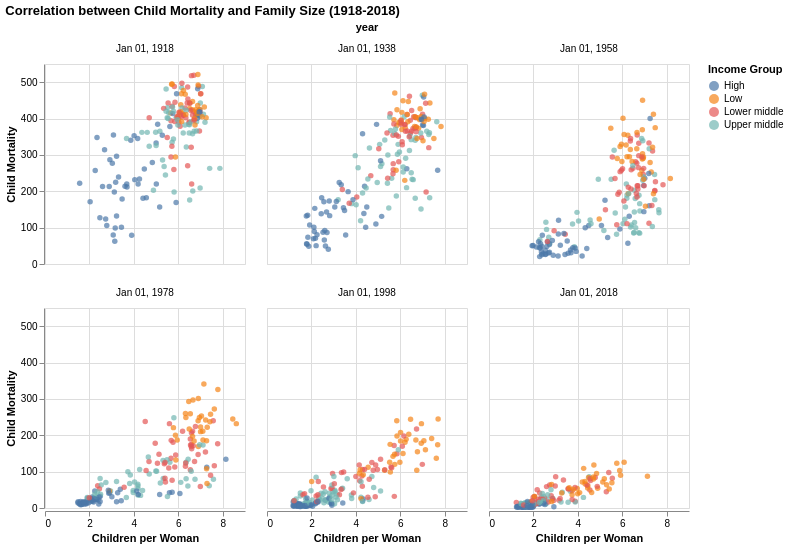

Here is the notebook cell this chart was saved with:
### Markdown cell above
<div class="alert alert-info" style="color:black">

### Question 4
rubric={accuracy:1,viz:2,reasoning:1}

<h4>
Python
</h4>
<ol type="1">
<li>Filter the data to include only the years 1918, 1938, 1958, 1978, 1998, and 2018. To do this, you need to write out the full date strings, <code>'1918-01-01'</code> etc, or use <code>pd.to_datetime</code> with <code>format=%Y</code> on a list of the year integers only, up to you which one.</li>
<li>Use filled circles to make a scatter plot with children per women on the x-axis, child mortality on the y-axis, and the circles colored by the income group.</li>
<li>Facet your data into six subplots, one for each year laid out in 3 columns and 2 rows. To avoid taking too much space, set the width and height of the plots to suitable numbers.</li>
<li>Briefly describe your interpretation of the data. Does it support what was written in the introduction to this section of the lab? Why / why not?</li>
</ol>
</div>

### Code cell
years_to_keep = ['1918-01-01', '1938-01-01', '1958-01-01', 
                 '1978-01-01', '1998-01-01', '2018-01-01']
df_q4 = df[df['year'].isin(years_to_keep)]

chart_4 = alt.Chart(df_q4).mark_point(filled=True).encode(
    x=alt.X('children_per_woman:Q', title='Children per Woman'),
    y=alt.Y('child_mortality:Q', title='Child Mortality'),
    color=alt.Color('income_group:N', title='Income Group'),
    tooltip=['country', 'year']
).properties(
    width=200,
    height=200
).facet(
    facet='year:T',
    columns=3
).properties(
    title='Correlation between Child Mortality and Family Size (1918-2018)'
)

chart_4

### Figure 1 — Vega specification as saved in the notebook (floating-point values rounded to 4 significant figures; data arrays with more than 128 entries replaced by an {"elided": "..."} marker saying what was removed)
{"$schema": "https://vega.github.io/schema/vega/v6.json", "data": [{"name": "source_0", "values": {"elided": "1067 records"}, "transform": [{"type": "formula", "expr": "toDate(datum['year'])", "as": "year"}]}, {"name": "facet_domain", "values": [{"year": "1918-01-01T00:00:00.000", "count": 178}, {"year": "1938-01-01T00:00:00.000", "count": 178}, {"year": "1958-01-01T00:00:00.000", "count": 178}, {"year": "1978-01-01T00:00:00.000", "count": 178}, {"year": "1998-01-01T00:00:00.000", "count": 178}, {"year": "2018-01-01T00:00:00.000", "count": 177}], "transform": [{"type": "formula", "expr": "toDate(datum['year'])", "as": "year"}]}, {"name": "facet_domain_row", "values": [{"data": 0.0}, {"data": 1.0}]}, {"name": "facet_domain_column", "transform": [{"type": "sequence", "start": 0.0, "stop": {"signal": "min(length(data(\"facet_domain\")), 3)"}}]}, {"name": "source_0_x_domain_children_per_woman", "values": [{"min": 1.17, "max": 8.61}]}, {"name": "source_0_y_domain_child_mortality", "values": [{"min": 1.95, "max": 521.0}]}, {"name": "source_0_color_domain_income_group", "values": [{"income_group": "Low"}, {"income_group": "Upper middle"}, {"income_group": "Lower middle"}, {"income_group": "High"}]}], "signals": [{"name": "child_width", "value": 200}, {"name": "child_height", "value": 200}], "marks": [{"type": "group", "name": "facet-title", "title": {"text": "year", "style": "guide-title", "offset": 10}, "role": "column-title"}, {"type": "group", "name": "row_header", "from": {"data": "facet_domain_row"}, "encode": {"update": {"height": {"signal": "child_height"}}}, "axes": [{"scale": "y", "orient": "left", "grid": false, "labelOverlap": true, "tickCount": {"signal": "ceil(child_height/40)"}, "title": "Child Mortality", "zindex": 0}], "role": "row-header"}, {"type": "group", "name": "column_footer", "from": {"data": "facet_domain_column"}, "encode": {"update": {"width": {"signal": "child_width"}}}, "axes": [{"scale": "x", "orient": "bottom", "labelFlush": true, "tickCount": {"signal": "ceil(child_width/40)"}, "title": "Children per Woman", "labelOverlap": true, "zindex": 0, "grid": false}], "role": "column-footer"}, {"type": "group", "name": "cell", "from": {"facet": {"data": "source_0", "name": "facet", "groupby": ["year"]}}, "sort": {"field": ["datum[\"year\"]"], "order": ["ascending"]}, "encode": {"update": {"width": {"signal": "child_width"}, "height": {"signal": "child_height"}}}, "marks": [{"type": "symbol", "name": "child_marks", "from": {"data": "facet"}, "encode": {"update": {"x": {"field": "children_per_woman", "scale": "x"}, "y": {"field": "child_mortality", "scale": "y"}, "tooltip": {"signal": "{\"country\": isValid(datum[\"country\"]) ? datum[\"country\"] : \"\"+datum[\"country\"], \"year\": timeFormat(datum[\"year\"], \"%b %d, %Y\")}"}, "opacity": {"value": 0.7}, "fill": {"field": "income_group", "scale": "color"}}}, "style": ["point"]}], "axes": [{"scale": "x", "minExtent": 0, "zindex": 0, "maxExtent": 0, "tickCount": {"signal": "ceil(child_width/40)"}, "domain": false, "orient": "bottom", "grid": true, "labels": false, "aria": false, "ticks": false, "gridScale": "y"}, {"scale": "y", "gridScale": "x", "zindex": 0, "domain": false, "orient": "left", "aria": false, "grid": true, "labels": false, "maxExtent": 0, "minExtent": 0, "tickCount": {"signal": "ceil(child_height/40)"}, "ticks": false}], "title": {"text": {"signal": "timeFormat(parent[\"year\"], \"%b %d, %Y\")"}, "style": "guide-label", "frame": "group", "offset": 10}, "style": "cell"}], "scales": [{"name": "x", "type": "linear", "domain": [{"signal": "(data(\"source_0_x_domain_children_per_woman\")[0] || {}).min"}, {"signal": "(data(\"source_0_x_domain_children_per_woman\")[0] || {}).max"}], "range": [0, {"signal": "child_width"}], "zero": true, "nice": true}, {"name": "y", "type": "linear", "domain": [{"signal": "(data(\"source_0_y_domain_child_mortality\")[0] || {}).min"}, {"signal": "(data(\"source_0_y_domain_child_mortality\")[0] || {}).max"}], "range": [{"signal": "child_height"}, 0], "nice": true, "zero": true}, {"name": "color", "type": "ordinal", "domain": {"data": "source_0_color_domain_income_group", "field": "income_group", "sort": true}, "range": "category"}], "title": {"text": "Correlation between Child Mortality and Family Size (1918-2018)", "anchor": "start"}, "background": "white", "layout": {"padding": 20, "bounds": "full", "align": "all", "columns": 3}, "padding": 5, "legends": [{"title": "Income Group", "fill": "color", "symbolType": "circle", "encode": {"symbols": {"update": {"opacity": {"value": 0.7}}}}}]}
